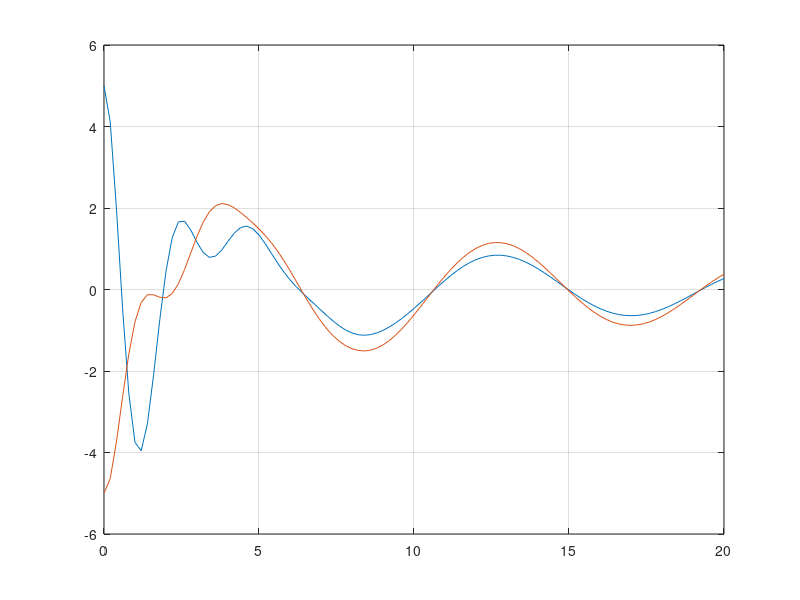

Write the MATLAB code that produced this figure.
% Demonstration of ode23; Velocity and Position for a 2nd order de, 2
% coupled masses
function []=twomass()
clear
clc


v10=0;
y10=5;
v20=0;
y20=-5;

[t,y]=ode23(@slope,linspace(0,20,101), [y10 v10 y20 v20]);
figure (1)
plot(t,y(:, 1:2:3))
grid on
end

function dy = slope(t,y)
k1=2;
c1=0.5;
m1=1;

k2=4;
c2=0.7;
m2=2;

F= @(t) 0;

dy=zeros(4,1);
dy(1)= y(2);
dy(2) = -(k1/m1)*y(1) - (c1/m1)*y(2) -k2/m1*(y(1)-y(3)) - c2/m1*(y(2)-y(4));
dy(3) = y(4);
dy(4) = k2/m2*(y(1)-y(3)) + c2/m2*(y(2)-y(4)+ F(t)/m2);
end